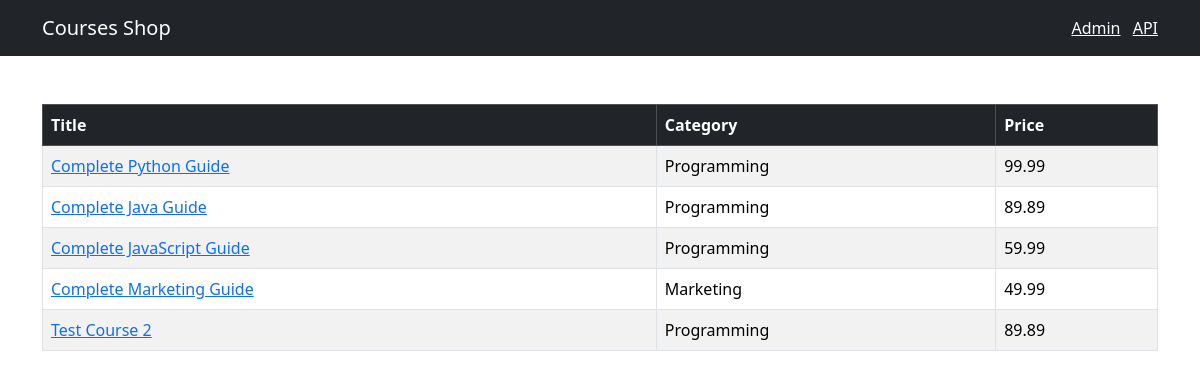
Before: / with the older database file.
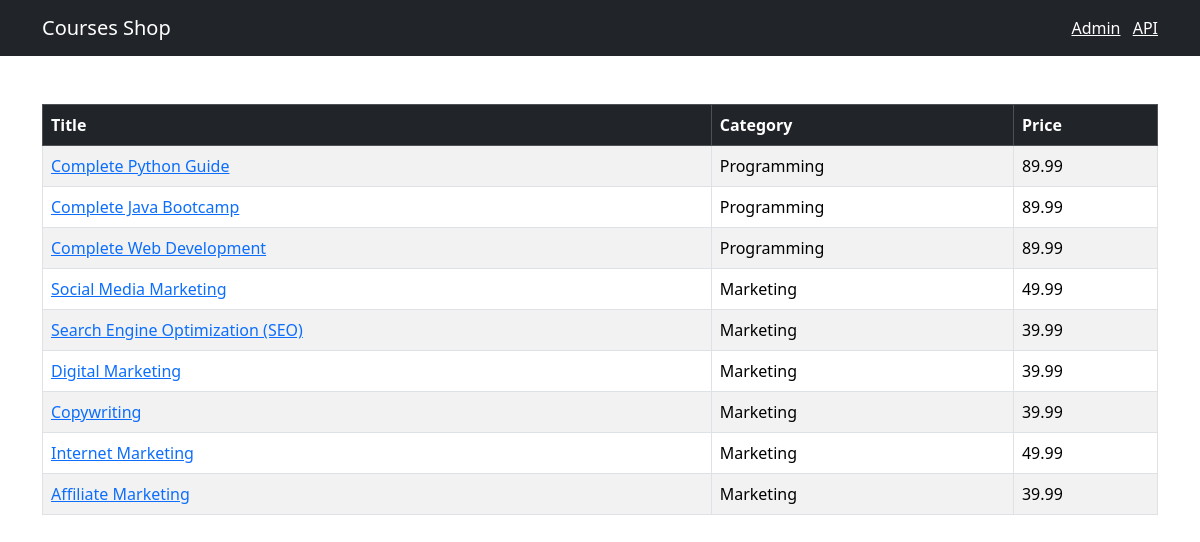
After: the same page with the newer database file.
### shop/models.py (models this page shows, shortened)
class Course(models.Model):
    title = models.CharField(max_length=300)
    price = models.FloatField()
    students_qty = models.IntegerField()
    reviews_qty = models.IntegerField()
    category = models.ForeignKey(Category, on_delete=models.CASCADE)
    created_at = models.DateTimeField(default=timezone.now)

class Category(models.Model):
    title = models.CharField(max_length=255)
    created_at = models.DateTimeField(default=timezone.now)
    def __str__(self):
        return self.title

### shop/views.py (the view)
# urls.py: path('', include(api.urls), name='index')
def index(request):
    courses = Course.objects.all()
    return render(request, "shop/courses.html", {"courses": courses})

### templates/shop/courses.html (shortened to what this page needs)
{% extends "base.html" %}
{% block my_content %}
<table class="table mt-5 table-bordered table-striped table-hover">
    <thead class="table-dark">
        <tr>
            <th>Title</th>
            <th>Category</th>
            <th>Price</th>
        </tr>
    </thead>
    <tbody>
        {% for course in courses %}
        <tr>
            <td>
                <a href={% url "shop:single_course" course.id %}> {{ course.title }}</a>
            </td>
            <td>{{ course.category }}</td>
            <td>{{ course.price }}</td>
        </tr>
        {% endfor %}
    </tbody>
</table>
{% endblock %}

### templates/base.html (shortened to what this page needs)
<!DOCTYPE html>
<html lang="en">
<head>
    <link href="https://cdn.jsdelivr.net/npm/bootstrap@5.3.3/dist/css/bootstrap.min.css" rel="stylesheet">
</head>
<body>
    <nav class="navbar navbar-dark bg-dark">
        <div class="container">
            <a href= {% url "shop:index" %} class="navbar-brand">Courses Shop</a>
            <span class='navbar-text'>
                <a href="/admin/" class="me-2" target="_blank">Admin</a>
                <a href="/api/v1/" target="_blank">API</a>
            </span>
        </div>
    </nav>
    <main class="container">
        {% block my_content %}
        {% endblock %}
    </main>
</body>
</html>

Changed rows visible on the page:
removed Course: title "Test Course 2", category "Programming", price "89.89"
changed Course "Complete Python Guide": price "99.99" → "89.99"
changed Course: title "Complete Java Guide" → "Complete Java Bootcamp"; price "89.89" → "89.99"
changed Course: title "Complete JavaScript Guide" → "Complete Web Development"; price "59.99" → "89.99"
changed Course: title "Complete Marketing Guide" → "Social Media Marketing"
added Course: title "Search Engine Optimization (SEO)", category "Marketing", price "39.99"
added Course: title "Digital Marketing", category "Marketing", price "39.99"
added Course: title "Copywriting", category "Marketing", price "39.99"
added Course: title "Internet Marketing", category "Marketing", price "49.99"
added Course: title "Affiliate Marketing", category "Marketing", price "39.99"
